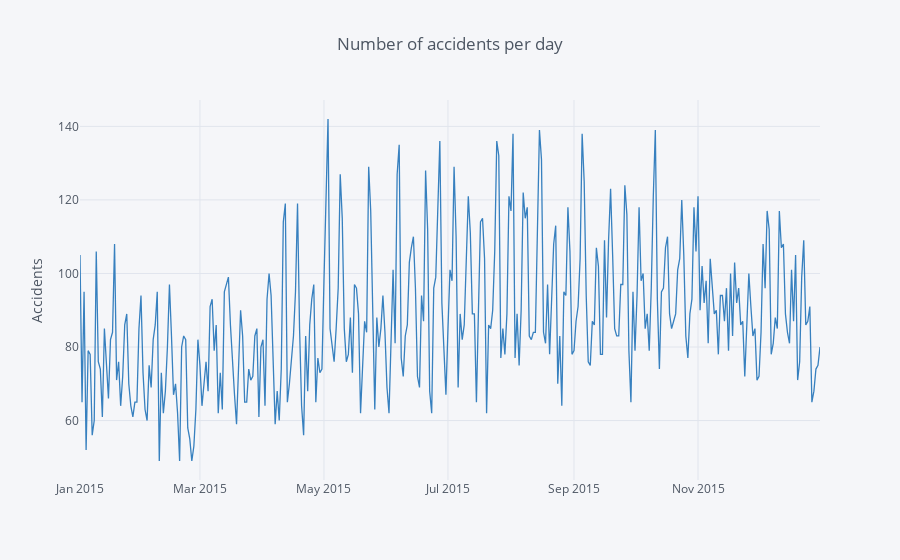

Source (notebook cell):
### Code cell
#Line plot number of accidents per day

accidents_date = df.groupby('date',as_index=False)['st_case'].count()

accidents_date.iplot(x='date', y='st_case', yTitle='Accidents', 
                     title='Number of accidents per day', color='blue')

### Figure 1 — Plotly figure (JSON) as saved in the notebook; plotly's stock layout.template omitted (floating-point values rounded to 4 significant figures; data arrays with more than 128 entries replaced by an {"elided": "..."} marker saying what was removed)
{"data": [{"line": {"color": "rgba(55, 128, 191, 1.0)", "dash": "solid", "shape": "linear", "width": 1.3}, "mode": "lines", "name": "st_case", "text": "", "type": "scatter", "uid": "6534ebc4-eac0-430d-96ac-944b6fa6af05", "x": {"elided": "365 str values"}, "y": {"elided": "365 int values"}}], "layout": {"legend": {"bgcolor": "#F5F6F9", "font": {"color": "#4D5663"}}, "paper_bgcolor": "#F5F6F9", "plot_bgcolor": "#F5F6F9", "title": {"font": {"color": "#4D5663"}, "text": "Number of accidents per day"}, "xaxis": {"gridcolor": "#E1E5ED", "showgrid": true, "tickfont": {"color": "#4D5663"}, "title": {"font": {"color": "#4D5663"}, "text": ""}, "zerolinecolor": "#E1E5ED"}, "yaxis": {"gridcolor": "#E1E5ED", "showgrid": true, "tickfont": {"color": "#4D5663"}, "title": {"font": {"color": "#4D5663"}, "text": "Accidents"}, "zerolinecolor": "#E1E5ED"}}}
